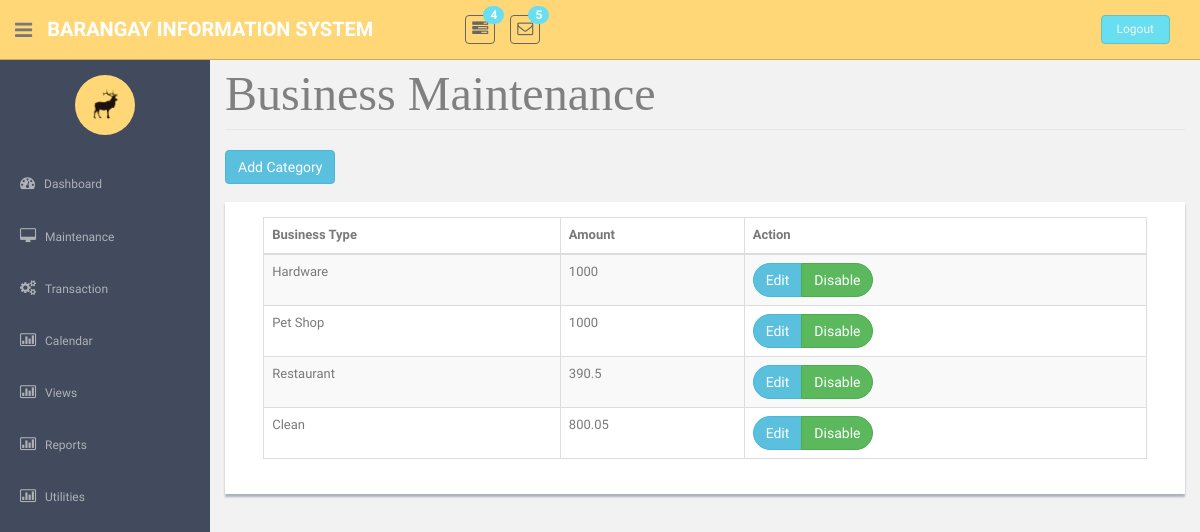
The app's page /BusinessCat.php, older data.
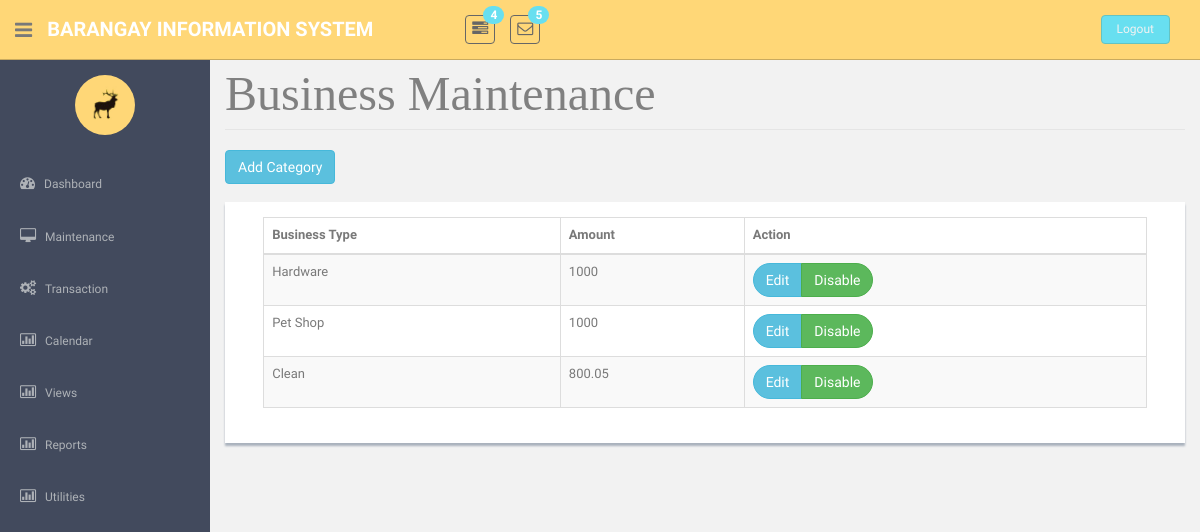
The same page, newer data.
### tables this page shows
CREATE TABLE `tblbusinesscate` (
  `strBusCatergory` int(25) NOT NULL,
  `strBusCateName` varchar(45) NOT NULL,
  `dblAmount` double NOT NULL,
  `strStatus` varchar(20) NOT NULL
);

### BusinessCat.php (the view, shortened to what this page needs)
<!DOCTYPE html>
          <?php require('header.php');?>
    <?php require('sidebar.php');?>
      <section id="main-content">
          <section class="wrapper site-min-height">		<form method = POST>
<legend ><font face = "cambria" size = 8 color = "grey"> Business Maintenance </font></legend>
	 <input type="button" class="btn btn-info" name = "btnEdit1" id = "btnEdit1" value = "Add Category" onclick = "window.location = 'AddBusinessCategory.php'" >
                            <form method = POST>
<center>
<br><div class = "showback">
					 <table   class="table table-striped table-bordered table-hover"  border = '2' style = 'width:95%'>
					<thead>
					<tr>
					<th>Business Type</th>
					<th>Amount</th>
					<th>Action</th>
					</tr>
					</thead>
					<tbody>
					<?php
					require('connection.php');
				$sql = "select * from tblBusinessCate where strStatus = 'Enabled'";
				$query = mysqli_query($con, $sql);
				if(mysqli_num_rows($query) > 0){
					while($row = mysqli_fetch_object($query)){?>
					<tr> <td><?php echo $row->strBusCateName?></td>
					<td><?php echo $row->dblAmount?></td>
					<td><div class="btn-group " role="group" aria-label="..." >
									<div class="btn-group " role="group">
									<button  class="btn btn-info btn-round" type = submit name = "btnEdit" value = <?php echo $row->strBusCatergory; ?> >Edit</button>
									</div>
									<div class="btn-group " role="group" >
									<button  class="btn btn-success btn-round" type = submit name = "btnDelete" onclick = "return confirm('Do you really want to continue?');" value = <?php echo $row->strBusCatergory; ?> >Disable</button>
									</div>
									</div></td>
				<?php }}
				if(isset($_POST['btnDelete'])){
					$a = $_POST['btnDelete'];
					mysqli_query($con,"Update tblBusinessCate set strStatus = 'Disabled' where strBusCatergory = '$a'");
				echo "<script>
					window.location ='BusinessCat.php';</script>";
				}				?></tbody>
				</table>
</center>
</form>
		</section><! --/wrapper -->
      </section>
  </section>
  </body>
</html>

Row changes from the older to the newer data that the page shows:
removed tblbusinesscate: strBusCateName "Restaurant", dblAmount "390.5", $row->strBusCatergory 4 (drawn)
